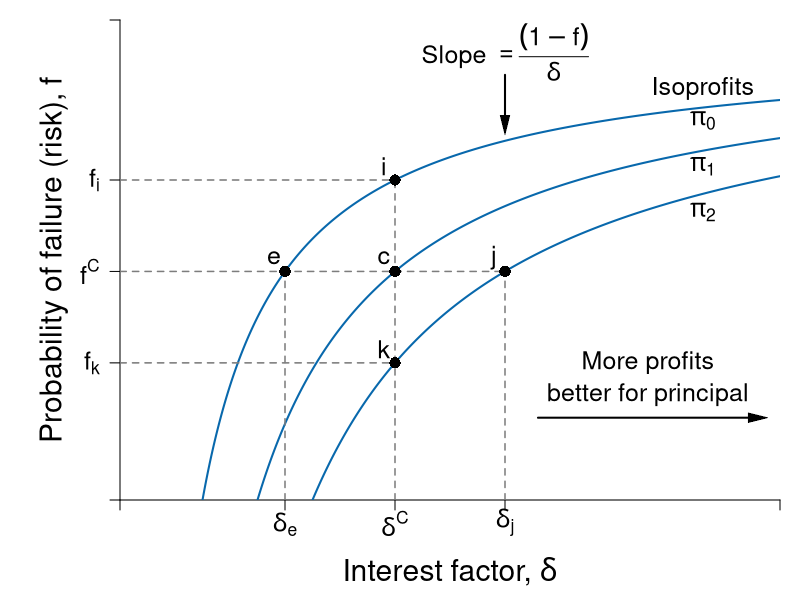

Recreate this plot in R.
#Graph Designer: Harriet Brookes-Gray
#Authors: Bowles and Halliday
#Title: Coordination, Conflict and Competition: A Text in Microeconomics

library(shape)
pdf(file = "credit/lender_isoprofits.pdf", width = 8, height = 6)

#Set parameters for graphics
pointsize <- 1.8
axislabelsize <- 1.8
labelsize <- 1.5
namesize <- 1.8
annotatesize <- 1.5
graphlinewidth <- 2
segmentlinewidth <- 1.5

COL <- c("#7fc97f", "#beaed4", "#fdc086", "#ffff99", "#386cb0", "#f0027f", "#bf5b17", "#666666")
COLA <- c("#e0f3db", "#99d8c9","#66c2a4","#41ae76", "#238b45", "#005824")
COLB <- c("#c6dbef", "#4eb3d3", "#2b8cbe", "#0868ac","#084081")
COLC <- c("#fcfbfd", "#efedf5", "#dadaeb", "#bcbddc", "#9e9ac8", "#807dba", "#6a51a3", "#54278f", "#3f007d")
grays <- gray.colors(25, start = 1, end = 0)

#Edited the margins to cater for the larger LHS labels
par(mar =  c(5, 6, 1, 1))

brfFn <- function(delta, q = 1) {
  .5 + (delta / (2 * q)) 
}

PCFn <- function(delta, q = 1) {
  delta/q
}

isoreturnFn <- function(delta, pi=0.125) {
  1 - (pi)/delta
}

deltaFn <- function(f, pi=0.125) {
  pi/ (1 - f)
}

yFn <- function(d1, f1, q = 1){
  q*f1*(1 - f1) - d1*(1 - f1)
}

profitFn <- function(d1, q = 1){
  d1/2 - (1/(2*q))*(d1)^2
}

ylow <- function(delta, q = 1, ybar = 0.0625){
  (-sqrt(delta^2 - 2*delta*q + q^2 - 4*q*ybar) + delta + q)/(2*q)
}

yhigh <- function(delta, q = 1, ybar = 0.0625){
  (sqrt(delta^2 - 2*delta*q + q^2 - 4*q*ybar) + delta + q)/(2*q)
}

xlims <- c(0, 0.6)
ylims <- c(0, 1.05)

npts <- 501 
d1 <- seq(xlims[1], xlims[2], length.out = npts)
f1 <- seq(ylims[1], ylims[2], length.out = npts) 
a <- c(0.0625, 0.125, 0.14)

plot(0, 0, xlim = xlims, ylim = ylims, type = "n",
     xlab = expression(paste("")),
     ylab = expression(paste("")), 
     xaxt = "n", 
     yaxt = "n", 
     cex.lab = axislabelsize, 
     bty = "n", 
     xaxs = "i", 
     yaxs = "i"
)


ticksy <- c(ylims[1], isoreturnFn(delta = deltaFn(f = 0.5), pi = 0.075), isoreturnFn(delta = deltaFn(f = 0.5), pi = 0.125), isoreturnFn(delta = deltaFn(f = 0.5), pi = 0.175), ylims[2])
ylabels <- c(NA, expression(paste(f[i])), expression(paste(f^C)), expression(paste(f[k])),NA)
ticksx <- c(xlims[1], deltaFn(f = 0.5, pi = 0.075), deltaFn(f = 0.5), deltaFn(f = 0.5, pi = 0.175), xlims[2])
xlabels <- c(NA, expression(paste(delta[e])),  expression(paste(delta^C)), expression(paste(delta[j])), NA)

axis(1, at = ticksx, pos = 0, labels = xlabels, cex.axis = labelsize)
axis(2, at = ticksy, pos = 0, labels = ylabels, las = 1, cex.axis = labelsize)

npts <- 503 
xx1 <- seq(xlims[1], 0.8, length.out = npts)
xx2 <- seq(0, 1, length.out = npts)

# xpoly1 <- seq(from = 0.168, to = 0.5, length.out = 500)
# ypoly1 <- ylow(xpoly1)
# ypoly2 <- isoreturnFn(xpoly1)
# polygon(x = c(xpoly1, rev(xpoly1)), y = c(ypoly1, rev(ypoly2)), col = COL[4], density = NULL, border = NA)


#Draw the graphs
#lines(xx1, brfFn(xx1), col = COLA[4], lwd = graphlinewidth)
#lines(xx1, PCFn(xx1), col = COLA[2], lwd = graphlinewidth)
# lines(xx1, isoreturnFn(xx1), col = COLB[4], lwd = graphlinewidth)
# lines(xx1, isoreturnFn(xx1 - 0.2), col = COLB[4], lwd = graphlinewidth)
# lines(0, isoreturnFn(xx2 - 0.4), col = COLB[4], lwd = graphlinewidth)
xx1 <- seq(0.01, xlims[2], length.out = npts)
xx2 <- seq(0, xlims[2], length.out = npts)
xx3 <- seq(1.5, 2.5, length.out = npts)
xx4 <- seq(3, 5, length.out = npts)
xx5 <- seq(7, 9, length.out = npts)




#Draw the graphs
#lines(xx1, PCFn(xx1), col = COLA[4], lwd = graphlinewidth)
lines(xx1, isoreturnFn(xx1), col = COLB[4], lwd = graphlinewidth)
lines(xx1, isoreturnFn(xx1, pi = 0.075), col = COLB[4], lwd = graphlinewidth)
lines(xx1, isoreturnFn(xx1, pi = 0.175), col = COLB[4], lwd = graphlinewidth)

#Axis labels
mtext(expression(paste("Interest factor, ", delta)), side = 1, line = 3.5, cex = axislabelsize)
text(-0.06, 0.5*(ylims[2]), expression(paste("Probability of failure (risk), ", f)), xpd = TRUE, cex = axislabelsize, srt = 90) 


#contour(d1, f1,
      #  outer(d1, f1, yFn),
      #  drawlabels = FALSE,
      # col = COLA[3],
      #  lwd = graphlinewidth,
      #  levels = a,
      # xaxs = "i",
      # yaxs = "i",
      # add = TRUE)


#segments(0.5, 0, 0.5, brfFn(delta = 0.5), lty = 2, col = grays[20] , lwd = segmentlinewidth)
segments(0, isoreturnFn(delta = 0.25, pi = 0.125), deltaFn(f = 0.5, pi = 0.175), isoreturnFn(delta = 0.25, pi = 0.125), lty = 2, col = grays[20] , lwd = segmentlinewidth)
segments(deltaFn(f = 0.5), 0, deltaFn(f = 0.5), isoreturnFn(delta = 0.25, pi = 0.075) , lty = 2, col = grays[20] , lwd = segmentlinewidth)
segments(deltaFn(f = 0.5, pi = 0.175), 0, deltaFn(f = 0.5, pi = 0.175), 0.5, lty = 2, col = grays[20] , lwd = segmentlinewidth)
segments(deltaFn(f = 0.5, pi = 0.075), 0, deltaFn(f = 0.5, pi = 0.075), 0.5, lty = 2, col = grays[20] , lwd = segmentlinewidth)
segments(0, isoreturnFn(delta = deltaFn(f = 0.5), pi = 0.175), deltaFn(f = 0.5), isoreturnFn(delta = deltaFn(f = 0.5), pi = 0.175), lty = 2, col = grays[20] , lwd = segmentlinewidth)
segments(0, isoreturnFn(delta = deltaFn(f = 0.5), pi = 0.075), deltaFn(f = 0.5), isoreturnFn(delta = deltaFn(f = 0.5), pi = 0.075), lty = 2, col = grays[20] , lwd = segmentlinewidth)


#Label 3 points on the same vertical delta^C
points(0.25, isoreturnFn(0.25), pch = 16, col = "black", cex = 1.5)
text(0.25 - 0.01, isoreturnFn(0.25) + 0.03, expression(paste(c)), cex = labelsize)

points(0.25, isoreturnFn(0.25, pi = 0.075), pch = 16, col = "black", cex = 1.5)
text(0.25 - 0.01, isoreturnFn(0.25, pi = 0.075) + 0.03, expression(paste(i)), cex = labelsize)

points(0.25, isoreturnFn(0.25, pi = 0.175), pch = 16, col = "black", cex = 1.5)
text(0.25 - 0.01, isoreturnFn(0.25, pi = 0.175) + 0.03, expression(paste(k)), cex = labelsize)

#label 2 points on the same horizontal as f^C
#Use deltaFn to find the x coordinate
points(deltaFn(f = 0.5, pi = 0.075), 0.5, pch = 16, col = "black", cex = 1.5)
text(deltaFn(f = 0.5, pi = 0.075) - 0.01, 0.5 + 0.03, expression(paste(e)), cex = labelsize)

points(deltaFn(f = 0.5, pi = 0.175), 0.5, pch = 16, col = "black", cex = 1.5)
text(deltaFn(f = 0.5, pi = 0.175) - 0.01, 0.5 + 0.03, expression(paste(j)), cex = labelsize)


# text(0.23, 0.55, expression(paste(e)), cex = labelsize, xpd = TRUE)
# text(0.35, 0.55, expression(paste(k)), cex = labelsize, xpd = TRUE)
# text(0.48, 0.55, expression(paste(j)), cex = labelsize, xpd = TRUE)
# text(0.48, 0.67, expression(paste(i)), cex = labelsize, xpd = TRUE)
# text(0.48, 0.8, expression(paste(h)), cex = labelsize, xpd = TRUE)

#text(-0.05, 0.5, expression(paste(f[j])), cex = labelsize, xpd = TRUE)
#text(-0.05, 0.67, expression(paste(f[i])), cex = labelsize, xpd = TRUE)
#text(-0.05, 0.8, expression(paste(f[h])), cex = labelsize, xpd = TRUE)

text(0.84, 0.88, expression(paste(pi[0] == zpc)), cex = labelsize, xpd = TRUE)
text(0.84, 0.78, expression(paste(pi[1])), cex = labelsize, xpd = TRUE)
text(0.84, 0.7, expression(paste(pi[2])), cex = labelsize, xpd = TRUE)

Arrows(0.38, 0.18, 0.58, 0.18, col = "black", lty = 1, lwd = 2, arr.type = "triangle", arr.lwd = 0.5)
text(0.48, 0.3, expression(paste('More profits')), cex = labelsize, xpd = TRUE)
text(0.48, 0.23, expression(paste('better for principal')), cex = labelsize, xpd = TRUE)

text(0.53, 0.9, expression(paste("Isoprofits")), cex = labelsize)
text(0.53, 0.83, expression(paste(pi[0])), cex = labelsize)
text(0.53, 0.73, expression(paste(pi[1])), cex = labelsize)
text(0.53, 0.63, expression(paste(pi[2])), cex = labelsize)



#Annotate points (4,4),(2,8),(8,2) on feasibility frontier
#text(0.5 + 0.015, isoreturnFn(0.5) + 0.04, expression(paste(n)), cex = labelsize)
#points(0.5, isoreturnFn(0.5), pch = 16, col = "black", cex = 1.5)

#text(0.375 + 0.02, 0.6 + 0.03, expression(paste(b)), cex = labelsize)
#points(0.5, brfFn(delta = 0.5), pch = 16, col = "black", cex = 1.5)
#points(0.25, 0.5, pch = 16, col = "black", cex = 1.5)
#points(0.165, 0.25, pch = 16, col = "black", cex = 1.5)



#text(0.62, 1.05, expression(paste("A's best-response function")), cex = labelsize, xpd = TRUE)
#text(0.62, 0.95, expression(paste(f == frac(1,2) + frac(delta, 2*q))), cex = labelsize)

#text(0.64, 0.4, expression(paste("A's participation")), cex = labelsize)
#text(0.64, 0.34, expression(paste("constraint")), cex = labelsize)
#text(0.64, 0.22, expression(paste(f == frac(delta, q))), cex = labelsize)
#Arrows(0.64, 0.44, 0.64, 0.58, col = "black", lty = 1, lwd = 2, arr.type = "triangle", arr.lwd = 0.5)


text(0.35, 0.98, expression(paste("Slope ", phantom() == frac((1 - f),delta ))), cex = labelsize, xpd = TRUE)
Arrows(0.35, 0.93, 0.35, 0.82, col = "black", lty = 1, lwd = 2, arr.type = "triangle", arr.lwd = 0.5)

#text(0.3, 0.13, expression(paste("Pareto-improving")), cex = labelsize)
#text(0.3, 0.07, expression(paste("lens")), cex = labelsize)
#Arrows(0.3, 0.18, 0.3, 0.5, col = "black", lty = 1, lwd = 2, arr.type = "triangle", arr.lwd = 0.5)


dev.off()
